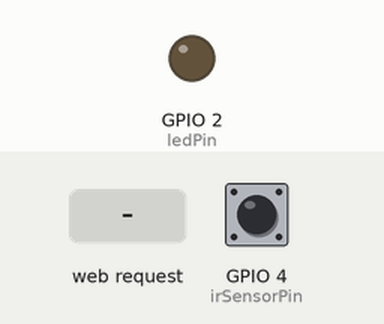
This sketch was run on a simulated ESP32. On the bench: output pins drawn as LEDs (lit = HIGH). Dashed ring = blinking. Inputs (shaded band) come from the test bench; at power-on: GPIO 4 (irSensorPin) LOW. WiFi joins after 1.5 s; servers stay silent unless stated; what the sketch prints to the serial monitor is not drawn.

Above: at 3.2 s.
3.3 s: HTTP request GET /on received
At 3.8 s:
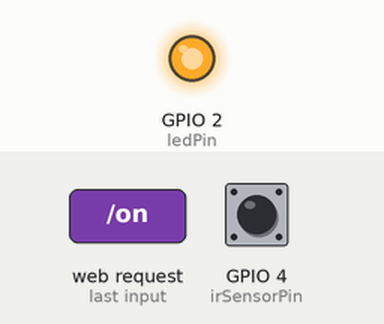
4.8 s: HTTP request GET /off received
At 6.0 s:
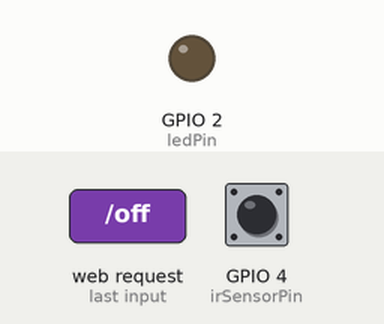
6.3 s: HTTP request GET /enableSensor received
8.2 s: GPIO 4 (irSensorPin) driven HIGH
At 8.7 s:
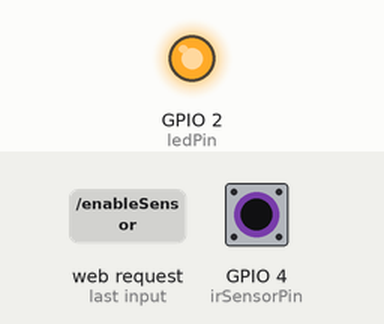
10.1 s: GPIO 4 (irSensorPin) driven LOW
At 11.3 s:
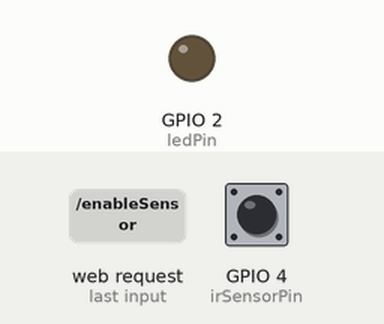
13.1 s: GPIO 4 (irSensorPin) pulsed HIGH 2 times (0.12 s each, 0.3 s apart)
At 13.16 s:
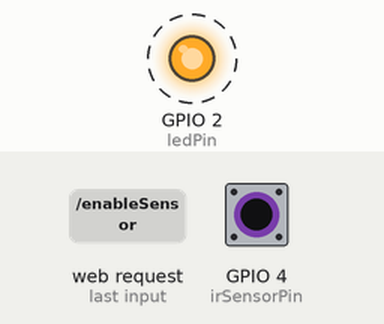
Timing chart, 0 to 16.1 s (numbered marks = the images above; inputs shaded):
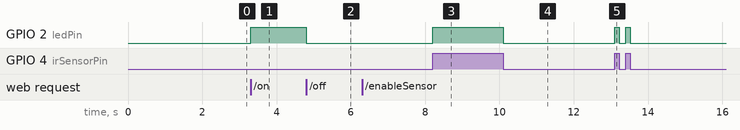

The sketch:

ESP32_read_sensor_control_LED.ino
```cpp
#include <WiFi.h>
#include <ESPAsyncWebServer.h>
//Connect the sensor vcc to 3 v gnd to gnd and out to pin 4, then connect led to pin 2 and gnd and IP address is http://10.0.0.141/
// Wi-Fi credentials
const char* ssid = "1703Callender";
const char* password = "bradleyuniversity";

// GPIO pins
const int ledPin = 2;          // LED pin
const int irSensorPin = 4;     // IR sensor pin

// Create an AsyncWebServer object on port 80
AsyncWebServer server(80);

// Variable to store the LED state and IR sensor control state
String ledState = "OFF";
bool sensorEnabled = false;   // This variable controls whether the IR sensor is enabled or not

void setup() {
  // Initialize serial monitor for debugging
  Serial.begin(115200);

  // Set LED and IR sensor pin as output/input
  pinMode(ledPin, OUTPUT);
  pinMode(irSensorPin, INPUT);

  // Connect to Wi-Fi
  Serial.println("Connecting to Wi-Fi...");
  WiFi.begin(ssid, password);
  while (WiFi.status() != WL_CONNECTED) {
    delay(1000);
    Serial.print(".");
  }
  Serial.println("\nConnected to Wi-Fi!");
  Serial.print("IP Address: ");
  Serial.println(WiFi.localIP());

  // Serve the HTML page to control the LED and sensor functionality
  server.on("/", HTTP_GET, [](AsyncWebServerRequest *request){
    String html = "<html><body><h1>ESP32 LED Control</h1>";
    html += "<p>Current LED Status: " + ledState + "</p>";
    html += "<button onclick=\"location.href='/on'\">Turn ON LED</button>";
    html += "<button onclick=\"location.href='/off'\">Turn OFF LED</button>";

    // Add buttons to enable/disable IR sensor
    if (sensorEnabled) {
      html += "<p>IR Sensor is Enabled</p>";
      html += "<button onclick=\"location.href='/disableSensor'\">Disable Sensor</button>";
    } else {
      html += "<p>IR Sensor is Disabled</p>";
      html += "<button onclick=\"location.href='/enableSensor'\">Enable Sensor</button>";
    }

    html += "</body></html>";
    request->send(200, "text/html", html);
  });

  // Route to turn the LED on
  server.on("/on", HTTP_GET, [](AsyncWebServerRequest *request){
    digitalWrite(ledPin, HIGH); // Turn the LED ON
    ledState = "ON";            // Update the LED state
    request->send(200, "text/html", "<html><body><h1>LED is ON</h1><a href='/'>Go back</a></body></html>");
  });

  // Route to turn the LED off
  server.on("/off", HTTP_GET, [](AsyncWebServerRequest *request){
    digitalWrite(ledPin, LOW);  // Turn the LED OFF
    ledState = "OFF";           // Update the LED state
    request->send(200, "text/html", "<html><body><h1>LED is OFF</h1><a href='/'>Go back</a></body></html>");
  });

  // Route to enable IR sensor functionality
  server.on("/enableSensor", HTTP_GET, [](AsyncWebServerRequest *request){
    sensorEnabled = true;       // Enable sensor functionality
    request->send(200, "text/html", "<html><body><h1>IR Sensor is Enabled</h1><a href='/'>Go back</a></body></html>");
  });

  // Route to disable IR sensor functionality
  server.on("/disableSensor", HTTP_GET, [](AsyncWebServerRequest *request){
    sensorEnabled = false;      // Disable sensor functionality
    request->send(200, "text/html", "<html><body><h1>IR Sensor is Disabled</h1><a href='/'>Go back</a></body></html>");
  });

  // Start the server
  server.begin();
  Serial.println("Web server started");
}

void loop() {
  // If IR sensor functionality is enabled, check sensor input
  if (sensorEnabled) {
    int irValue = digitalRead(irSensorPin); // Read IR sensor input (HIGH or LOW)
    if (irValue == HIGH) {
      // If the sensor detects an object (signal is HIGH), turn on the LED
      digitalWrite(ledPin, HIGH);
      ledState = "ON";
      Serial.println("Object detected: LED is ON");
    } else {
      // If the sensor does not detect an object (signal is LOW), turn off the LED
      digitalWrite(ledPin, LOW);
      ledState = "OFF";
      Serial.println("No object detected: LED is OFF");
    }
  }

  // The web server handles all the work for the LED and sensor state
}
```

Measured:
- after the input at 3.3 s, GPIO 2 (ledPin): LOW → HIGH at once
- after the input at 4.8 s, GPIO 2 (ledPin): HIGH → LOW at once
- after the input at 8.2 s, GPIO 2 (ledPin): LOW → HIGH at once
- after the input at 10.1 s, GPIO 2 (ledPin): HIGH → LOW at once
- after the input at 13.1 s, GPIO 2 (ledPin): alternates HIGH for 0.12 s and LOW for 0.18 s, 4 changes in all, then stays LOW, starting at once
